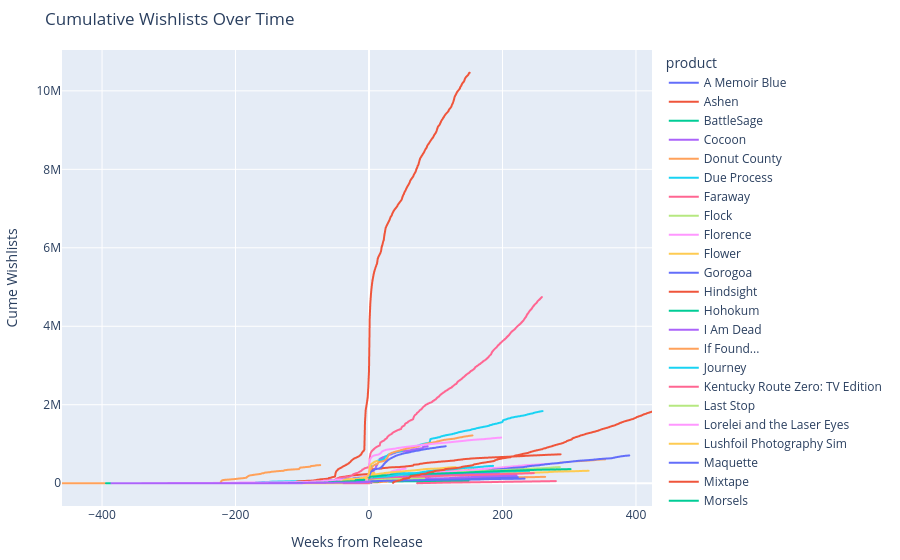

The notebook cell this image was saved under:
### Code cell
import plotly.express as px

# Create the interactive line plot
fig = px.line(df, 
              x="Weeks_from_Release", 
              y="cumulative_additions", 
              color='product',
              title="Cumulative Wishlists Over Time",
              labels={
                  "Weeks_from_Release": "Weeks from Release",
                  "cumulative_additions": "Cume Wishlists"
              })

# Update the layout for better aesthetics
fig.update_layout(
    autosize=True,
    height=600,
    margin=dict(l=20, r=20, t=50, b=20),
    hovermode='closest'
)

# Save as HTML
fig.write_html("docs/cumulative_wishlists_overtime.html")

# Show the interactive plot
fig.show()

### Figure 1 — Plotly figure (JSON) as saved in the notebook; plotly's stock layout.template omitted (floating-point values rounded to 4 significant figures; data arrays with more than 128 entries replaced by an {"elided": "..."} marker saying what was removed)
{"data": [{"hovertemplate": "product=A Memoir Blue<br>Weeks from Release=%{x}<br>Cume Wishlists=%{y}<extra></extra>", "legendgroup": "A Memoir Blue", "line": {"color": "#636efa", "dash": "solid"}, "marker": {"symbol": "circle"}, "mode": "lines", "name": "A Memoir Blue", "showlegend": true, "type": "scattergl", "x": {"elided": "388 int values"}, "xaxis": "x", "y": {"elided": "388 int values"}, "yaxis": "y"}, {"hovertemplate": "product=Ashen<br>Weeks from Release=%{x}<br>Cume Wishlists=%{y}<extra></extra>", "legendgroup": "Ashen", "line": {"color": "#EF553B", "dash": "solid"}, "marker": {"symbol": "circle"}, "mode": "lines", "name": "Ashen", "showlegend": true, "type": "scattergl", "x": {"elided": "388 int values"}, "xaxis": "x", "y": {"elided": "388 int values"}, "yaxis": "y"}, {"hovertemplate": "product=BattleSage<br>Weeks from Release=%{x}<br>Cume Wishlists=%{y}<extra></extra>", "legendgroup": "BattleSage", "line": {"color": "#00cc96", "dash": "solid"}, "marker": {"symbol": "circle"}, "mode": "lines", "name": "BattleSage", "showlegend": true, "type": "scattergl", "x": {"elided": "388 int values"}, "xaxis": "x", "y": {"elided": "388 int values"}, "yaxis": "y"}, {"hovertemplate": "product=Cocoon<br>Weeks from Release=%{x}<br>Cume Wishlists=%{y}<extra></extra>", "legendgroup": "Cocoon", "line": {"color": "#ab63fa", "dash": "solid"}, "marker": {"symbol": "circle"}, "mode": "lines", "name": "Cocoon", "showlegend": true, "type": "scattergl", "x": {"elided": "388 int values"}, "xaxis": "x", "y": {"elided": "388 int values"}, "yaxis": "y"}, {"hovertemplate": "product=Donut County<br>Weeks from Release=%{x}<br>Cume Wishlists=%{y}<extra></extra>", "legendgroup": "Donut County", "line": {"color": "#FFA15A", "dash": "solid"}, "marker": {"symbol": "circle"}, "mode": "lines", "name": "Donut County", "showlegend": true, "type": "scattergl", "x": {"elided": "389 int values"}, "xaxis": "x", "y": {"elided": "389 int values"}, "yaxis": "y"}, {"hovertemplate": "product=Due Process<br>Weeks from Release=%{x}<br>Cume Wishlists=%{y}<extra></extra>", "legendgroup": "Due Process", "line": {"color": "#19d3f3", "dash": "solid"}, "marker": {"symbol": "circle"}, "mode": "lines", "name": "Due Process", "showlegend": true, "type": "scattergl", "x": {"elided": "389 int values"}, "xaxis": "x", "y": {"elided": "389 int values"}, "yaxis": "y"}, {"hovertemplate": "product=Faraway<br>Weeks from Release=%{x}<br>Cume Wishlists=%{y}<extra></extra>", "legendgroup": "Faraway", "line": {"color": "#FF6692", "dash": "solid"}, "marker": {"symbol": "circle"}, "mode": "lines", "name": "Faraway", "showlegend": true, "type": "scattergl", "x": [-55, -54, -53, -52, -51, -50, -49, -48, -47, -46, -45, -44, -43, -42, -41, -40, -39, -38, -37, -36, -35, -34, -33, -32, -31, -30], "xaxis": "x", "y": [0, 1745, 2040, 2089, 2125, 2159, 2186, 2228, 2266, 2298, 2342, 3731, 4285, 4334, 4427, 4631, 4661, 4986, 5150, 5183, 5202, 5228, 5255, 5271, 5291, 5312], "yaxis": "y"}, {"hovertemplate": "product=Flock<br>Weeks from Release=%{x}<br>Cume Wishlists=%{y}<extra></extra>", "legendgroup": "Flock", "line": {"color": "#B6E880", "dash": "solid"}, "marker": {"symbol": "circle"}, "mode": "lines", "name": "Flock", "showlegend": true, "type": "scattergl", "x": {"elided": "389 int values"}, "xaxis": "x", "y": {"elided": "389 int values"}, "yaxis": "y"}, {"hovertemplate": "product=Florence<br>Weeks from Release=%{x}<br>Cume Wishlists=%{y}<extra></extra>", "legendgroup": "Florence", "line": {"color": "#FF97FF", "dash": "solid"}, "marker": {"symbol": "circle"}, "mode": "lines", "name": "Florence", "showlegend": true, "type": "scattergl", "x": {"elided": "388 int values"}, "xaxis": "x", "y": {"elided": "388 int values"}, "yaxis": "y"}, {"hovertemplate": "product=Flower<br>Weeks from Release=%{x}<br>Cume Wishlists=%{y}<extra></extra>", "legendgroup": "Flower", "line": {"color": "#FECB52", "dash": "solid"}, "marker": {"symbol": "circle"}, "mode": "lines", "name": "Flower", "showlegend": true, "type": "scattergl", "x": {"elided": "388 int values"}, "xaxis": "x", "y": {"elided": "388 int values"}, "yaxis": "y"}, {"hovertemplate": "product=Gorogoa<br>Weeks from Release=%{x}<br>Cume Wishlists=%{y}<extra></extra>", "legendgroup": "Gorogoa", "line": {"color": "#636efa", "dash": "solid"}, "marker": {"symbol": "circle"}, "mode": "lines", "name": "Gorogoa", "showlegend": true, "type": "scattergl", "x": {"elided": "388 int values"}, "xaxis": "x", "y": {"elided": "388 int values"}, "yaxis": "y"}, {"hovertemplate": "product=Hindsight<br>Weeks from Release=%{x}<br>Cume Wishlists=%{y}<extra></extra>", "legendgroup": "Hindsight", "line": {"color": "#EF553B", "dash": "solid"}, "marker": {"symbol": "circle"}, "mode": "lines", "name": "Hindsight", "showlegend": true, "type": "scattergl", "x": {"elided": "388 int values"}, "xaxis": "x", "y": {"elided": "388 int values"}, "yaxis": "y"}, {"hovertemplate": "product=Hohokum<br>Weeks from Release=%{x}<br>Cume Wishlists=%{y}<extra></extra>", "legendgroup": "Hohokum", "line": {"color": "#00cc96", "dash": "solid"}, "marker": {"symbol": "circle"}, "mode": "lines", "name": "Hohokum", "showlegend": true, "type": "scattergl", "x": {"elided": "388 int values"}, "xaxis": "x", "y": {"elided": "388 int values"}, "yaxis": "y"}, {"hovertemplate": "product=I Am Dead<br>Weeks from Release=%{x}<br>Cume Wishlists=%{y}<extra></extra>", "legendgroup": "I Am Dead", "line": {"color": "#ab63fa", "dash": "solid"}, "marker": {"symbol": "circle"}, "mode": "lines", "name": "I Am Dead", "showlegend": true, "type": "scattergl", "x": {"elided": "388 int values"}, "xaxis": "x", "y": {"elided": "388 int values"}, "yaxis": "y"}, {"hovertemplate": "product=If Found...<br>Weeks from Release=%{x}<br>Cume Wishlists=%{y}<extra></extra>", "legendgroup": "If Found...", "line": {"color": "#FFA15A", "dash": "solid"}, "marker": {"symbol": "circle"}, "mode": "lines", "name": "If Found...", "showlegend": true, "type": "scattergl", "x": {"elided": "389 int values"}, "xaxis": "x", "y": {"elided": "389 int values"}, "yaxis": "y"}, {"hovertemplate": "product=Journey<br>Weeks from Release=%{x}<br>Cume Wishlists=%{y}<extra></extra>", "legendgroup": "Journey", "line": {"color": "#19d3f3", "dash": "solid"}, "marker": {"symbol": "circle"}, "mode": "lines", "name": "Journey", "showlegend": true, "type": "scattergl", "x": {"elided": "388 int values"}, "xaxis": "x", "y": {"elided": "388 int values"}, "yaxis": "y"}, {"hovertemplate": "product=Kentucky Route Zero: TV Edition<br>Weeks from Release=%{x}<br>Cume Wishlists=%{y}<extra></extra>", "legendgroup": "Kentucky Route Zero: TV Edition", "line": {"color": "#FF6692", "dash": "solid"}, "marker": {"symbol": "circle"}, "mode": "lines", "name": "Kentucky Route Zero: TV Edition", "showlegend": true, "type": "scattergl", "x": {"elided": "209 int values"}, "xaxis": "x", "y": {"elided": "209 int values"}, "yaxis": "y"}, {"hovertemplate": "product=Last Stop<br>Weeks from Release=%{x}<br>Cume Wishlists=%{y}<extra></extra>", "legendgroup": "Last Stop", "line": {"color": "#B6E880", "dash": "solid"}, "marker": {"symbol": "circle"}, "mode": "lines", "name": "Last Stop", "showlegend": true, "type": "scattergl", "x": {"elided": "388 int values"}, "xaxis": "x", "y": {"elided": "388 int values"}, "yaxis": "y"}, {"hovertemplate": "product=Lorelei and the Laser Eyes<br>Weeks from Release=%{x}<br>Cume Wishlists=%{y}<extra></extra>", "legendgroup": "Lorelei and the Laser Eyes", "line": {"color": "#FF97FF", "dash": "solid"}, "marker": {"symbol": "circle"}, "mode": "lines", "name": "Lorelei and the Laser Eyes", "showlegend": true, "type": "scattergl", "x": {"elided": "388 int values"}, "xaxis": "x", "y": {"elided": "388 int values"}, "yaxis": "y"}, {"hovertemplate": "product=Lushfoil Photography Sim<br>Weeks from Release=%{x}<br>Cume Wishlists=%{y}<extra></extra>", "legendgroup": "Lushfoil Photography Sim", "line": {"color": "#FECB52", "dash": "solid"}, "marker": {"symbol": "circle"}, "mode": "lines", "name": "Lushfoil Photography Sim", "showlegend": true, "type": "scattergl", "x": {"elided": "389 int values"}, "xaxis": "x", "y": {"elided": "389 int values"}, "yaxis": "y"}, {"hovertemplate": "product=Maquette<br>Weeks from Release=%{x}<br>Cume Wishlists=%{y}<extra></extra>", "legendgroup": "Maquette", "line": {"color": "#636efa", "dash": "solid"}, "marker": {"symbol": "circle"}, "mode": "lines", "name": "Maquette", "showlegend": true, "type": "scattergl", "x": {"elided": "389 int values"}, "xaxis": "x", "y": {"elided": "389 int values"}, "yaxis": "y"}, {"hovertemplate": "product=Mixtape<br>Weeks from Release=%{x}<br>Cume Wishlists=%{y}<extra></extra>", "legendgroup": "Mixtape", "line": {"color": "#EF553B", "dash": "solid"}, "marker": {"symbol": "circle"}, "mode": "lines", "name": "Mixtape", "showlegend": true, "type": "scattergl", "x": {"elided": "388 int values"}, "xaxis": "x", "y": {"elided": "388 int values"}, "yaxis": "y"}, {"hovertemplate": "product=Morsels<br>Weeks from Release=%{x}<br>Cume Wishlists=%{y}<extra></extra>", "legendgroup": "Morsels", "line": {"color": "#00cc96", "dash": "solid"}, "marker": {"symbol": "circle"}, "mode": "lines", "name": "Morsels", "showlegend": true, "type": "scattergl", "x": {"elided": "388 int values"}, "xaxis": "x", "y": {"elided": "388 int values"}, "yaxis": "y"}, {"hovertemplate": "product=Mundaun<br>Weeks from Release=%{x}<br>Cume Wishlists=%{y}<extra></extra>", "legendgroup": "Mundaun", "line": {"color": "#ab63fa", "dash": "solid"}, "marker": {"symbol": "circle"}, "mode": "lines", "name": "Mundaun", "showlegend": true, "type": "scattergl", "x": {"elided": "389 int values"}, "xaxis": "x", "y": {"elided": "389 int values"}, "yaxis": "y"}, {"hovertemplate": "product=Neon White<br>Weeks from Release=%{x}<br>Cume Wishlists=%{y}<extra></extra>", "legendgroup": "Neon White", "line": {"color": "#FFA15A", "dash": "solid"}, "marker": {"symbol": "circle"}, "mode": "lines", "name": "Neon White", "showlegend": true, "type": "scattergl", "x": {"elided": "388 int values"}, "xaxis": "x", "y": {"elided": "388 int values"}, "yaxis": "y"}, {"hovertemplate": "product=Open Roads<br>Weeks from Release=%{x}<br>Cume Wishlists=%{y}<extra></extra>", "legendgroup": "Open Roads", "line": {"color": "#19d3f3", "dash": "solid"}, "marker": {"symbol": "circle"}, "mode": "lines", "name": "Open Roads", "showlegend": true, "type": "scattergl", "x": {"elided": "388 int values"}, "xaxis": "x", "y": {"elided": "388 int values"}, "yaxis": "y"}, {"hovertemplate": "product=Outer Wilds<br>Weeks from Release=%{x}<br>Cume Wishlists=%{y}<extra></extra>", "legendgroup": "Outer Wilds", "line": {"color": "#FF6692", "dash": "solid"}, "marker": {"symbol": "circle"}, "mode": "lines", "name": "Outer Wilds", "showlegend": true, "type": "scattergl", "x": {"elided": "388 int values"}, "xaxis": "x", "y": {"elided": "388 int values"}, "yaxis": "y"}, {"hovertemplate": "product=Sayonara Wild Hearts<br>Weeks from Release=%{x}<br>Cume Wishlists=%{y}<extra></extra>", "legendgroup": "Sayonara Wild Hearts", "line": {"color": "#B6E880", "dash": "solid"}, "marker": {"symbol": "circle"}, "mode": "lines", "name": "Sayonara Wild Hearts", "showlegend": true, "type": "scattergl", "x": {"elided": "388 int values"}, "xaxis": "x", "y": {"elided": "388 int values"}, "yaxis": "y"}, {"hovertemplate": "product=Skin Deep<br>Weeks from Release=%{x}<br>Cume Wishlists=%{y}<extra></extra>", "legendgroup": "Skin Deep", "line": {"color": "#FF97FF", "dash": "solid"}, "marker": {"symbol": "circle"}, "mode": "lines", "name": "Skin Deep", "showlegend": true, "type": "scattergl", "x": {"elided": "388 int values"}, "xaxis": "x", "y": {"elided": "388 int values"}, "yaxis": "y"}, {"hovertemplate": "product=Solar Ash<br>Weeks from Release=%{x}<br>Cume Wishlists=%{y}<extra></extra>", "legendgroup": "Solar Ash", "line": {"color": "#FECB52", "dash": "solid"}, "marker": {"symbol": "circle"}, "mode": "lines", "name": "Solar Ash", "showlegend": true, "type": "scattergl", "x": {"elided": "388 int values"}, "xaxis": "x", "y": {"elided": "388 int values"}, "yaxis": "y"}, {"hovertemplate": "product=Storyteller<br>Weeks from Release=%{x}<br>Cume Wishlists=%{y}<extra></extra>", "legendgroup": "Storyteller", "line": {"color": "#636efa", "dash": "solid"}, "marker": {"symbol": "circle"}, "mode": "lines", "name": "Storyteller", "showlegend": true, "type": "scattergl", "x": {"elided": "388 int values"}, "xaxis": "x", "y": {"elided": "388 int values"}, "yaxis": "y"}, {"hovertemplate": "product=Stray<br>Weeks from Release=%{x}<br>Cume Wishlists=%{y}<extra></extra>", "legendgroup": "Stray", "line": {"color": "#EF553B", "dash": "solid"}, "marker": {"symbol": "circle"}, "mode": "lines", "name": "Stray", "showlegend": true, "type": "scattergl", "x": {"elided": "389 int values"}, "xaxis": "x", "y": {"elided": "389 int values"}, "yaxis": "y"}, {"hovertemplate": "product=Telling Lies<br>Weeks from Release=%{x}<br>Cume Wishlists=%{y}<extra></extra>", "legendgroup": "Telling Lies", "line": {"color": "#00cc96", "dash": "solid"}, "marker": {"symbol": "circle"}, "mode": "lines", "name": "Telling Lies", "showlegend": true, "type": "scattergl", "x": {"elided": "388 int values"}, "xaxis": "x", "y": {"elided": "388 int values"}, "yaxis": "y"}, {"hovertemplate": "product=The Artful Escape<br>Weeks from Release=%{x}<br>Cume Wishlists=%{y}<extra></extra>", "legendgroup": "The Artful Escape", "line": {"color": "#ab63fa", "dash": "solid"}, "marker": {"symbol": "circle"}, "mode": "lines", "name": "The Artful Escape", "showlegend": true, "type": "scattergl", "x": {"elided": "388 int values"}, "xaxis": "x", "y": {"elided": "388 int values"}, "yaxis": "y"}, {"hovertemplate": "product=The Lost Wild<br>Weeks from Release=%{x}<br>Cume Wishlists=%{y}<extra></extra>", "legendgroup": "The Lost Wild", "line": {"color": "#FFA15A", "dash": "solid"}, "marker": {"symbol": "circle"}, "mode": "lines", "name": "The Lost Wild", "showlegend": true, "type": "scattergl", "x": {"elided": "388 int values"}, "xaxis": "x", "y": {"elided": "388 int values"}, "yaxis": "y"}, {"hovertemplate": "product=The Pathless<br>Weeks from Release=%{x}<br>Cume Wishlists=%{y}<extra></extra>", "legendgroup": "The Pathless", "line": {"color": "#19d3f3", "dash": "solid"}, "marker": {"symbol": "circle"}, "mode": "lines", "name": "The Pathless", "showlegend": true, "type": "scattergl", "x": {"elided": "389 int values"}, "xaxis": "x", "y": {"elided": "389 int values"}, "yaxis": "y"}, {"hovertemplate": "product=The Unfinished Swan<br>Weeks from Release=%{x}<br>Cume Wishlists=%{y}<extra></extra>", "legendgroup": "The Unfinished Swan", "line": {"color": "#FF6692", "dash": "solid"}, "marker": {"symbol": "circle"}, "mode": "lines", "name": "The Unfinished Swan", "showlegend": true, "type": "scattergl", "x": {"elided": "388 int values"}, "xaxis": "x", "y": {"elided": "388 int values"}, "yaxis": "y"}, {"hovertemplate": "product=Thirsty Suitors<br>Weeks from Release=%{x}<br>Cume Wishlists=%{y}<extra></extra>", "legendgroup": "Thirsty Suitors", "line": {"color": "#B6E880", "dash": "solid"}, "marker": {"symbol": "circle"}, "mode": "lines", "name": "Thirsty Suitors", "showlegend": true, "type": "scattergl", "x": {"elided": "388 int values"}, "xaxis": "x", "y": {"elided": "388 int values"}, "yaxis": "y"}, {"hovertemplate": "product=Twelve Minutes<br>Weeks from Release=%{x}<br>Cume Wishlists=%{y}<extra></extra>", "legendgroup": "Twelve Minutes", "line": {"color": "#FF97FF", "dash": "solid"}, "marker": {"symbol": "circle"}, "mode": "lines", "name": "Twelve Minutes", "showlegend": true, "type": "scattergl", "x": {"elided": "388 int values"}, "xaxis": "x", "y": {"elided": "388 int values"}, "yaxis": "y"}, {"hovertemplate": "product=Wanderstop<br>Weeks from Release=%{x}<br>Cume Wishlists=%{y}<extra></extra>", "legendgroup": "Wanderstop", "line": {"color": "#FECB52", "dash": "solid"}, "marker": {"symbol": "circle"}, "mode": "lines", "name": "Wanderstop", "showlegend": true, "type": "scattergl", "x": {"elided": "389 int values"}, "xaxis": "x", "y": {"elided": "389 int values"}, "yaxis": "y"}, {"hovertemplate": "product=Wattam<br>Weeks from Release=%{x}<br>Cume Wishlists=%{y}<extra></extra>", "legendgroup": "Wattam", "line": {"color": "#636efa", "dash": "solid"}, "marker": {"symbol": "circle"}, "mode": "lines", "name": "Wattam", "showlegend": true, "type": "scattergl", "x": {"elided": "388 int values"}, "xaxis": "x", "y": {"elided": "388 int values"}, "yaxis": "y"}, {"hovertemplate": "product=What Remains of Edith Finch<br>Weeks from Release=%{x}<br>Cume Wishlists=%{y}<extra></extra>", "legendgroup": "What Remains of Edith Finch", "line": {"color": "#EF553B", "dash": "solid"}, "marker": {"symbol": "circle"}, "mode": "lines", "name": "What Remains of Edith Finch", "showlegend": true, "type": "scattergl", "x": {"elided": "389 int values"}, "xaxis": "x", "y": {"elided": "389 int values"}, "yaxis": "y"}, {"hovertemplate": "product=Wheel World<br>Weeks from Release=%{x}<br>Cume Wishlists=%{y}<extra></extra>", "legendgroup": "Wheel World", "line": {"color": "#00cc96", "dash": "solid"}, "marker": {"symbol": "circle"}, "mode": "lines", "name": "Wheel World", "showlegend": true, "type": "scattergl", "x": {"elided": "388 int values"}, "xaxis": "x", "y": {"elided": "388 int values"}, "yaxis": "y"}, {"hovertemplate": "product=to a T<br>Weeks from Release=%{x}<br>Cume Wishlists=%{y}<extra></extra>", "legendgroup": "to a T", "line": {"color": "#ab63fa", "dash": "solid"}, "marker": {"symbol": "circle"}, "mode": "lines", "name": "to a T", "showlegend": true, "type": "scattergl", "x": {"elided": "388 int values"}, "xaxis": "x", "y": {"elided": "388 int values"}, "yaxis": "y"}], "layout": {"autosize": true, "hovermode": "closest", "legend": {"title": {"text": "product"}, "tracegroupgap": 0}, "margin": {"b": 20, "l": 20, "r": 20, "t": 50}, "title": {"text": "Cumulative Wishlists Over Time"}, "xaxis": {"anchor": "y", "autorange": true, "domain": [0, 1], "range": [-460, 424], "title": {"text": "Weeks from Release"}, "type": "linear"}, "yaxis": {"anchor": "x", "autorange": true, "domain": [0, 1], "range": [-581100.0, 11040000.0], "title": {"text": "Cume Wishlists"}, "type": "linear"}}}
